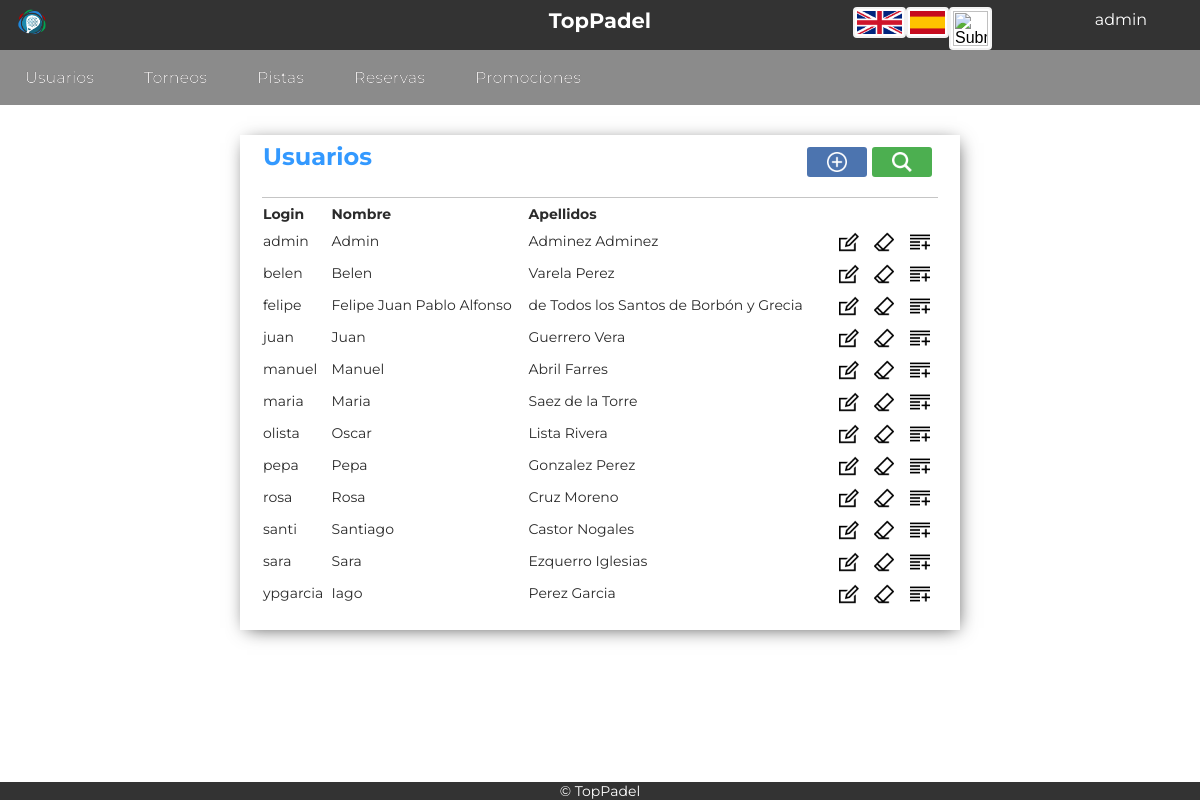
The app's page /Controllers/Usuarios_Controller.php?action=Hacerse_Socio1 (signed in) with its own data.
### tables this page shows
CREATE TABLE `usuarios` (
  `login` varchar(45) NOT NULL,
  `password` varchar(128) NOT NULL,
  `dni` varchar(9) NOT NULL,
  `nombre` varchar(30) NOT NULL,
  `apellidos` varchar(50) NOT NULL,
  `telefono` varchar(11) NOT NULL,
  `email` varchar(60) NOT NULL,
  `fecha` date NOT NULL,
  `sexo` enum('Masculina','Femenina') NOT NULL,
  `tipo` enum('ADMIN','NORMAL','ENTRENADOR') NOT NULL,
  `socio` enum('SI','NO') NOT NULL DEFAULT 'NO',
  `IBAN` varchar(4) DEFAULT NULL,
  `cuenta` varchar(30) DEFAULT NULL
);

### Functions/Authentication.php (called while the page is built)
<?php
function IsAuthenticated(){
	if (!isset($_SESSION['login'])){
		return false;
	}
	else{
		return true;
	}
}
?>

### Models/Usuarios_Model.php (called while the page is built, shortened)
<?php
class USUARIOS_Model {
	var $login;
	var $dni;
	var $nombre;
	var $apellidos;
	var $telefono;
	var $email;
	var $fecha;
	var $sexo;
	var $tipo;
function __construct($login,$password,$dni,$nombre,$apellidos,$telefono,$email,$fecha,$sexo,$tipo){
	$this->login = $login;
	$this->dni = $dni;
	$this->nombre = $nombre;
	$this->apellidos = $apellidos;
	$this->telefono = $telefono;
	$this->email = $email;
	$this->fecha = $fecha;
	$this->sexo = $sexo;
	$this->tipo = $tipo;
	include_once 'Access_DB.php';
	$this->mysqli = ConnectDB();
}
function search(){
	     $sql = "SELECT *
       			FROM usuarios
    			WHERE
    				(
    				(`login` LIKE '%$this->login%') &&
	 				(`nombre` LIKE '%$this->nombre%') &&
					(`apellidos` LIKE '%$this->apellidos%') &&
					(`dni` LIKE '%$this->dni%') &&
					(`telefono` LIKE '%$this->telefono%') &&
					(`email` LIKE '%$this->email%') &&
					(`fecha` LIKE '%$this->fecha%') &&
					(`sexo` LIKE '%$this->sexo%') &&
					(`tipo` LIKE '%$this->tipo%')
    				)";
    if (!($resultado = $this->mysqli->query($sql))){
		return 'Error en la búsqueda';
	}
    else{
		return $resultado;
	}
}
}
?>

### Models/Access_DB.php (called while the page is built)
<?php
function ConnectDB()
{
    $mysqli = new mysqli("localhost", "todolist", "todolist", "todolist");
	if ($mysqli->connect_errno) {
		include './MESSAGE.php';
		new MESSAGE("Fallo al conectar a MySQL: (" . $mysqli->connect_errno . ") " . $mysqli->connect_error, './index.php');
		return false;
	}
	else{
		return $mysqli;
	}
}
?>

### Views/Usuarios_SHOWALL_View.php (the view, shortened to what this page needs)
<?php
include_once '../Functions/Authentication.php';
include '../Views/Header.php';
 class Usuarios_SHOWALL{
	var $datos;
	function __construct($datos,$enlace){
		$this -> datos = $datos;
		$this -> mostrar();
	}
	function mostrar(){
?>
	<div class="showall">
		<table class="showAllUsers">
			<tr><th class="title" colspan="4"><?php echo $strings['Usuarios']; ?>
			<form class="tableActions" action="../Controllers/Usuarios_Controller.php" method="">
			<button class="buscar-little" name="action" value="Confirmar_SEARCH" type="submit"></button>
			<button class="anadir-little"  name="action" value="Confirmar_ADD" type="submit"></button>
			</form></th></tr>
			<tr>
				<th><?php echo $strings['Login']; ?></th>
				<th><?php echo $strings['Nombre']; ?></th>
				<th><?php echo $strings['Apellidos']; ?></th>
				<th></th>
			</tr>
		<?php
			while($fila = $this ->datos->fetch_array()){
		?>
			<tr>
				<form action="../Controllers/Usuarios_Controller.php" method="post" name="action" >
					<td><?php echo $fila['login']; ?></td>
					<td><?php echo $fila['nombre']; ?></td>
					<td><?php echo $fila['apellidos']; ?></td>
					<td style="text-align:right">
						<button class="editar" name="action" value="Confirmar_EDIT" type="submit"></button>
						<button class="borrar" name="action" value="Confirmar_DELETE1" type="submit"></button>
						<button class="add" name="action" value="Confirmar_SHOWCURRENT" type="submit"></button>
					</td>
				</form>
			</tr>
		<?php
			}
		?>
		</table>
	</div>
<?php
    }
}
?>
<footer>
	<?php include '../Views/Footer.php'; ?>

### Controllers/Usuarios_Controller.php (shortened to what this page needs)
<?php
include_once "../Functions/Authentication.php";
if(isset($_SESSION['tipo'])){
		if (!IsAuthenticated()){
			new MESSAGE('No puedes ver esto si no estás logueado', '../Controllers/Login_Controller.php');
		}else{
			include_once "../Models/Usuarios_Model.php";
			include_once "../Views/Usuarios_SHOWALL_View.php";
		if($_SESSION['tipo']=='ADMIN'){
			switch ($_REQUEST['action']){
				default:
					$usuario = new Usuarios_Model('','','','','','','','','','');
					$datos = $usuario -> search();
					$respuesta = new Usuarios_SHOWALL($datos,'../Controllers/Usuarios_Controller.php');
			}
	}
}
}
?>

### Views/Header.php (shortened to what this page needs)
<?php
	include_once '../Functions/Authentication.php';
?>
<html>
<head>
	<link rel="stylesheet" type="text/css" href="../Views/css/style.css">
	<link rel="stylesheet" href="https://cdnjs.cloudflare.com/ajax/libs/font-awesome/4.7.0/css/font-awesome.min.css">
	<link rel="stylesheet" type="text/css" href="../Views/css/tcal.css" />
</head>
<?php
if(isset($_SESSION['tipo'])){
?>
<header id="main-header">
	<div class="fixednav">
		<div class="topnav">
			<div class="topnav-centered">
				<a><h2>TopPadel</h2></a>
			</div>
			<a class="alogo"><button class="logo"></button></a>
			<div class="topnav-right">
                <?php
                    if (IsAuthenticated()){
                ?>
			<nav class="perfil"><ul>
				<li><?php echo $_SESSION['login'];?></a>
				</li>
			</ul>
			</nav>
                <?php
                    }
                    else{
                ?>
                    <a href='../Controllers/Registro_Controller.php'><button class="registrar"></button></a>
                <?php
                    }
                ?>
			</div>
			<div class="flags1" >
				<form name='idioma' action="../Functions/CambioIdioma.php" method="POST" style="display: inline-block; margin:0; padding:0;">
					<input type="image" src="../Views/img/uk.png"  width="45px">
				</form>
				<form name='idioma' action="../Functions/CambioIdioma.php" method="POST" style="display: inline-block; margin:0; padding:0;">
					<input type="image"  src="../Views/img/spain.png"  width="35px" >
				</form>
				<form name='idioma' action="../Functions/CambioIdioma.php" method="POST" style="display: inline-block; margin:0; padding:0;">
					<input type="image"  src="../Views/img/galicia.png" width="35px">
				</form>
			</div>
	</div>
	<div class="menu-bar" id="menu-bar">
		<li><a href="../Controllers/Usuarios_Controller.php"><?php echo $strings['Usuarios']; ?></a></li>
		<li><a href="../Controllers/Torneos_Controller.php"><?php echo $strings['Torneos']; ?></a></li>
		<li><a href="../Controllers/Pistas_Controller.php"><?php echo $strings['Pistas']; ?></a></li>
		<li><a href="../Controllers/Reservas_Controller.php"><?php echo $strings['Reservas']; ?></a></li>
		<li><a href="../Controllers/Promociones_Controller.php"><?php echo $strings['Promociones']; ?></a></li>
	</div>
</header>
<?php
}
?>

### Views/Footer.php
<div class="footer" id="footer">
	<li>© TopPadel</li>
</div>
</body>
</html>

### Views/css/style.css (style rules this page uses)
.flags1 { display:inline-flex; float:right; padding:10px; width: auto; }
.flags1 form { box-shadow: none; }
.topnav { position: fixed; background-color: #333; margin: -10px 0px 0px 0px; width: 100%; height: 60; z-index: 8999; }
.topnav a { float: left; color: white; text-align: center; padding: 18px 16px 16px 16px; text-decoration: none; font-size: 14px; font-style: normal; text-shadow: 0px 0px 0px #000000; }
.topnav-centered a { float: none; position: absolute; top: 50%; left: 50%; transform: translate(-50%, -50%); }
.topnav-right { float: right; display: flex; text-align: center; }
.menu-bar { width: 100%; border-top: 50px solid; height: 55px; line-height: 100%; background: #8B8B8B; position: inherit; }
.menu-bar li { margin: 0px 0px 0px 0px; padding: 0px 0px 0px 0px; float: left; position: inherit; list-style: none; }
.menu-bar a { font-style: normal; font-size: 16px; color: #E7E5E5; text-decoration: none; display: block; padding: 20px 25px 19px 25px; margin: 0; margin-bottom: 0px; border-radius: 0px; text-shadow: 0px 0px 0px #000000; }
.footer { font-size: 14; background-color: #333; position: fixed; left: 0; bottom: 0; width: 100%; height: auto; display: inline-table; text-align: center; z-index: 999; color: white }
.footer li { display: inline; }
form { font-size:14px; color:#2b2b2b; width:50%; margin-left:auto; margin-right:auto; margin-top:50px; padding: 20px 40px 20px 20px; box-shadow: 2px 3px 18px -5px rgba(0,0,0,0.75); }
input { padding:2px; border:2px solid #f2f2f2; border-radius:4px; background-color:#fff; margin-top: 7; font-size:16px; }
.showAllUsers { font-size:14px; color:#2b2b2b; width:60%; margin-left:auto; margin-right:auto; margin-top:30px; margin-bottom: 35px; padding: 0px 20px 20px 20px; box-shadow: 2px 3px 18px -5px rgba(0,0,0,0.75); }
.title { text-align:left; font-size:24px; font-weight:bold; border-bottom: 1px solid rgba(114, 114, 114, 0.411); color:#39F; padding-bottom: 20px; }
th { padding-top: 5px; text-align: left; }
.logo { background-size: 35px 35px; background-color: #333; background-position: center; background-repeat: no-repeat; margin-top: 0px; margin-right: 0px; border: none; padding: 15px 15px; cursor: pointer; background-image: url(../img/logo.png); }
button { background-size: 20px 20px; background-position: center; background-repeat: no-repeat; margin-top: 25px; margin-right: 30px; border: none; color: white; padding: 20px 35px; text-align: center; font-size: 16px; cursor: pointer; border-radius: 3px; background-color:green; }
.buscar-little { vertical-align: text-bottom; float: right; margin-top: 5px; margin-right: 5px; padding: 15px 30px; background-image: url(../img/buscar.png); background-color: #4CAF50; }
.anadir-little { vertical-align: text-bottom; float: right; margin-top: 5px; margin-right: 5px; padding: 15px 30px; background-image: url(../img/anadir.png); background-color: rgb(76, 116, 175); }
.editar { background-image: url(../img/editar.png); background-color: Transparent; background-repeat:no-repeat; border: none; cursor:pointer; overflow: hidden; outline:none; margin-top: 5px; margin-right: 2px; padding: 10px 15px; margin-bottom: 3px; }
.borrar { background-image: url(../img/borrar.png); background-color: Transparent; background-repeat:no-repeat; border: none; cursor:pointer; overflow: hidden; outline:none; margin-top: 5px; margin-right: 2px; padding: 10px 15px; margin-bottom: 3px; }
.add { background-image: url(../img/add.png); background-color: Transparent; background-repeat:no-repeat; border: none; cursor:pointer; overflow: hidden; outline:none; margin-top: 5px; margin-right: 2px; padding: 10px 15px; margin-bottom: 3px; }
.tableActions { display: contents; }
nav li { display:inline-block; width:150px; height:30px; padding: 4px; background-color:#333; border:none; text-align:center; color:#fff; position:relative; }

### records on screen
usuarios: login "admin", nombre "Admin", apellidos "Adminez Adminez"
usuarios: login "belen", nombre "Belen", apellidos "Varela Perez"
usuarios: login "felipe", nombre "Felipe Juan Pablo Alfonso", apellidos "de Todos los Santos de Borbón y Grecia"
usuarios: login "juan", nombre "Juan", apellidos "Guerrero Vera"
usuarios: login "manuel", nombre "Manuel", apellidos "Abril Farres"
usuarios: login "maria", nombre "Maria", apellidos "Saez de la Torre"
usuarios: login "olista", nombre "Oscar", apellidos "Lista Rivera"
usuarios: login "pepa", nombre "Pepa", apellidos "Gonzalez Perez"
usuarios: login "rosa", nombre "Rosa", apellidos "Cruz Moreno"
usuarios: login "santi", nombre "Santiago", apellidos "Castor Nogales"
usuarios: login "sara", nombre "Sara", apellidos "Ezquerro Iglesias"
usuarios: login "ypgarcia", nombre "Iago", apellidos "Perez Garcia"

### other values on screen
$_SESSION['login'] "admin"
$strings['Usuarios'] "Usuarios"
$strings['Torneos'] "Torneos"
$strings['Pistas'] "Pistas"
$strings['Reservas'] "Reservas"
$strings['Promociones'] "Promociones"
$strings['Login'] "Login"
$strings['Nombre'] "Nombre"
$strings['Apellidos'] "Apellidos"
